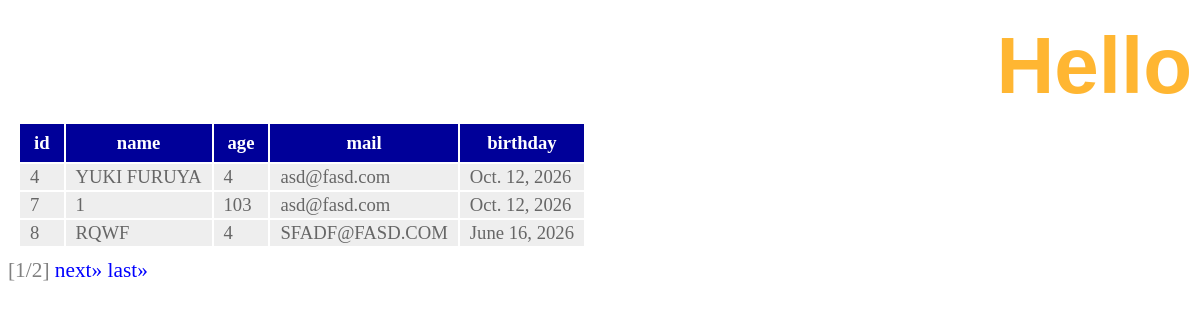
The page /hello/ on the database as committed earlier.
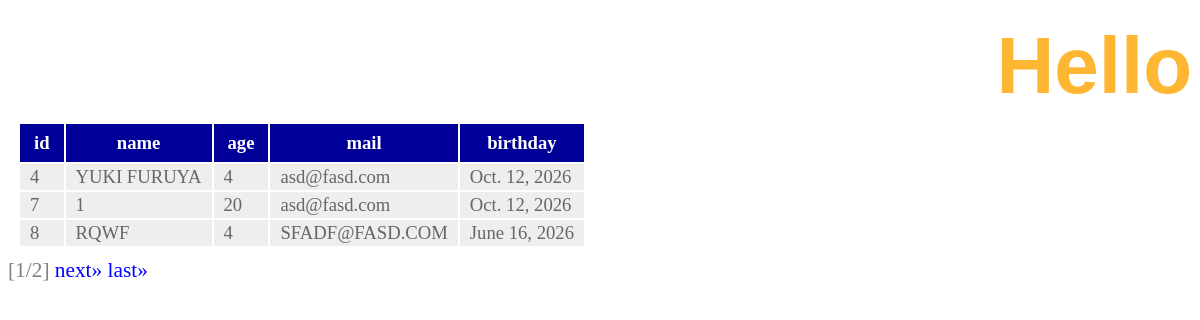
The same page on the database as committed later.
### hello/models.py (models this page shows, shortened)
class Friend(models.Model):
	name = models.CharField(max_length=100,
		validators=[number_only])
	mail = models.EmailField(max_length=200)
	gender = models.BooleanField()
	age = models.IntegerField()
	birthday = models.DateField()

### hello/views.py (the view)
# urls.py: path('', views.index, name='index'),
def index(request, num=1):
    data = Friend.objects.all()
    page = Paginator(data, 3)
    params = {
        'title': 'Hello',
        'message': '',
        'data': page.get_page(num),
    }
    return render(request, 'hello/index.html', params)

### hello/templates/hello/index.html (shortened to what this page needs)
{% load static %}
<!doctype html>
<html lang="ja">
<head>
<link rel="stylesheet" type="text/css" href="{% static 'hello/css/style.css' %}" />
</head>
<body>
<h1>{{title}}</h1>
<table>
    <tr>
        <th>id</th>
        <th>name</th>
        <th>age</th>
        <th>mail</th>
        <th>birthday</th>
    </tr>
    {% for item in data %}
    <tr>
        <td>{{item.id}}</td>
        <td>{{item.name}}</td>
        <td>{{item.age}}</td>
        <td>{{item.mail}}</td>
        <td>{{item.birthday}}</td>
    </tr>
    {% endfor %}
</table>
<div class="pagination">
    <span class="current">
        [{{data.number}}/{{data.paginator.num_pages}}]
    </span>
    {% if data.has_next %}
        <a href="{% url 'index' %}{{data.next_page_number }}">next&raquo;</a>
        <a href="{% url 'index' %}{{data.paginator.num_pages}}">last&raquo;</a>
    {% endif %}
</div>
</body>
</html>

Rows that differ between the two databases and show on the page:
changed Friend id 7: age "103" → "20"
